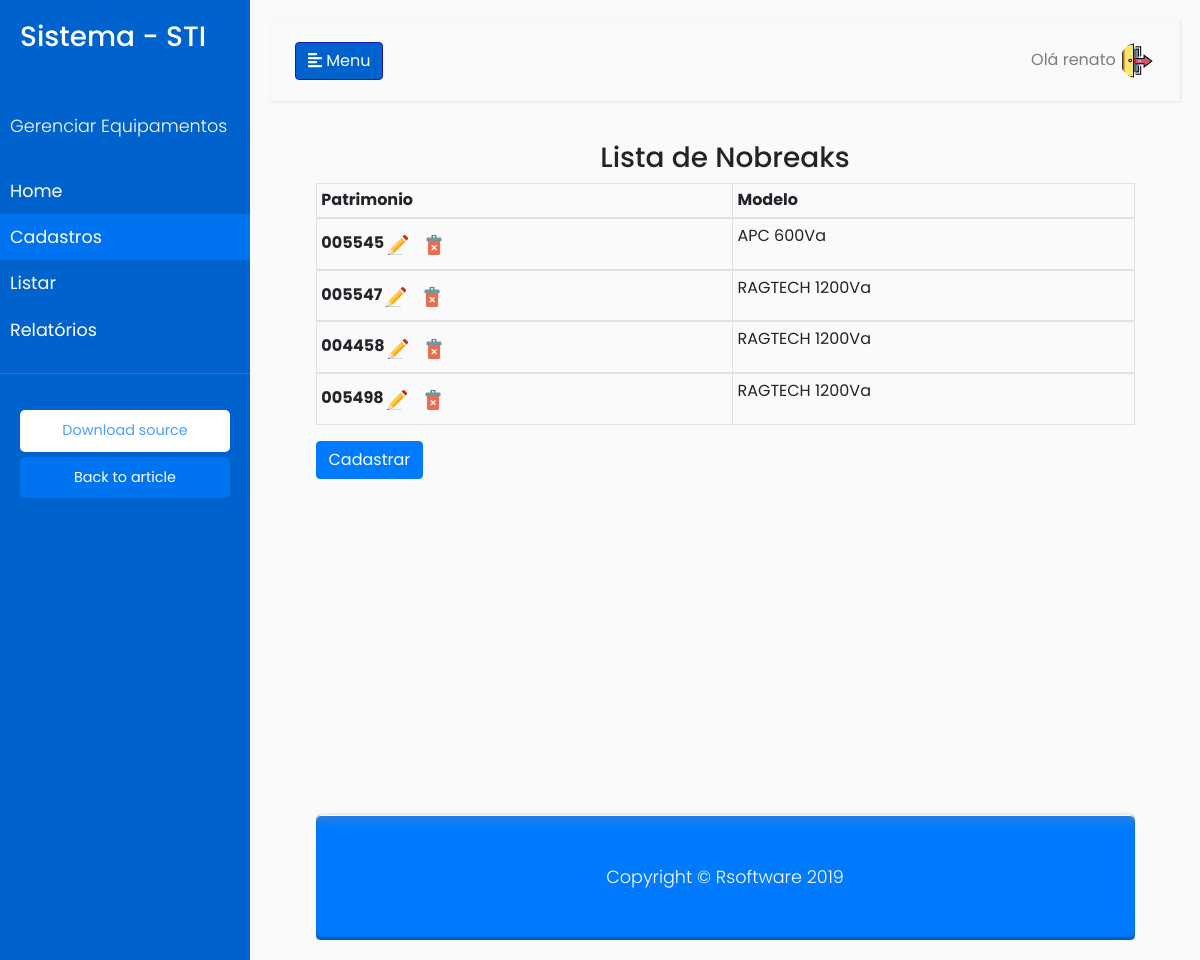
/nobreaks/list/ (signed in), run on the app's committed database.
### nobreaks/models.py (models this page shows, shortened)
class Nobreak(models.Model):
    patrimonio = models.CharField(max_length=30, unique=True)
    modelo_nobreak = models.CharField(max_length=3, choices=MODEL_CHOICES)

### nobreaks/views.py (the view)
# urls.py: path('list/', nobreaks_list, name="nobreaks_list"),
@login_required
def nobreaks_list(request):
    nobreak = Nobreak.objects.all()
    return render(request,'nobreaks.html', {'nobreaks': nobreak})

### nobreaks/templates/nobreaks.html (shortened to what this page needs)
{% extends 'base.html' %}
{% load static %}
{% block main %}
<h3 text align="center">Lista de Nobreaks</h3>
  <div class="container-nobreaks">
    <div class="table-responsive">
         <table id="tabela-nob"  class="table table-bordered table-sm">
            <thead>
                <tr>
                    <th scope="col">Patrimonio</th>
                    <th scope="col">Modelo</th>
                </tr>
            </thead>
    <tbody>
    {% for nobreak in nobreaks %}
    <tr>
    	<th scope="row">{{ nobreak.patrimonio }}
            <div class="btn-group" id="nob">
                <a class="navbar-brand" href="{% url 'nobreaks_update' nobreak.id %}">
                    <img src="{% static 'assets/img/edit.png' %}" width="20" height="20" alt="">
                </a>
                <a class="navbar-brand" href="{% url 'nobreaks_delete' nobreak.id %}">
                    <img src="{% static 'assets/img/delete.png' %}" width="20" height="20" alt="">
                 </a>
    </div>
        <td>{{ nobreak.get_modelo_nobreak_display }}</td>
    </tr>
</div>
    {% endfor %}
<div class="btn-group btn-group-toggle" id="botao-nob">
    <a href="{% url 'nobreaks_new' %}"><button type="button" class="btn btn-primary">
    Cadastrar</button></a>
</div>
    {% endblock %}

### templates/base.html (shortened to what this page needs)
{% load static %}
<!DOCTYPE html>
<html>
<head>
    <link rel="stylesheet" href="https://stackpath.bootstrapcdn.com/bootstrap/4.1.0/css/bootstrap.min.css"
>
    <link rel="stylesheet" href="{% static 'assets/css/style.css' %}">
</head>
<body>
    <div class="wrapper">
        <nav id="sidebar">
            <div class="sidebar-header">
                <h3>Sistema - STI</h3>
            </div>
            <ul class="list-unstyled components">
                <p>Gerenciar Equipamentos</p>
                <li>
                    <a href="{% url 'home' %}">Home</a>
                </li>
                <li class="active">
                    <a href="#homeSubmenu" data-toggle="collapse" aria-expanded="false">Cadastros</a>
                </li>
                <li>
                    <a href="#pageSubmenu" data-toggle="collapse" aria-expanded="false">Listar</a>
                </li>
                <li>
                    <a href="{% url 'relatorios' %}">Relatórios</a>
                </li>
            </ul>
            <ul class="list-unstyled CTAs">
                <li><a href="https://bootstrapious.com/tutorial/files/sidebar.zip" class="download">Download source</a>
                </li>
                <li><a href="https://bootstrapious.com/p/bootstrap-sidebar" class="article">Back to article</a></li>
            </ul>
        </nav>
        <div id="content">
            <nav class="navbar navbar-expand-lg navbar-light bg-light">
                <div class="container-fluid">
                    <button type="button" id="sidebarCollapse" class="btn btn-info">
                        <i class="fas fa-align-left"></i>
                        <span>Menu</span>
                    </button>
                    <div class="collapse navbar-collapse" id="navbarSupportedContent">
                        <ul class="nav navbar-nav ml-auto">
                            <li class="nav-item dropdown">
                                {% if user.is_authenticated %}
                                <a class="nav-link pr-0" id="navbarDropdownUser" href="#" role="button"
                                    data-toggle="dropdown" aria-haspopup="true" aria-expanded="false">
                                    Olá {{ user.username }}
                                    <img class="rounded-circle" src="{% static 'assets/img/renato.png' %}" alt=""
                                        width="35px" height="35px">
                                    {% else %}
                                    <a href="{% url 'login' %}" class="btn btn-light">Entrar</a>
                                    {% endif %}
                                </a>
                            </li>
                        </ul>
                    </div>
                </div>
            </nav>
            {% block main %}
            {% endblock %}
            <footer class="py-5 bg-primary">
                <div class="container">
                    <p class="m-0 text-center text-white">Copyright &copy; Rsoftware 2019</p>
                </div>
            </footer>
</body>
</html>

### static/assets/css/style.css (style rules this page uses)
body { font-family: 'Poppins', sans-serif; background: #fafafa; }
p { font-family: 'Poppins', sans-serif; font-size: 1.1em; font-weight: 300; line-height: 1.7em; color: #999; }
footer { margin-top: 336px; box-shadow: 0 0 1px rgba(0, 0, 0, 0.3), 0 3px 7px rgba(0, 0, 0, 0.3), inset 0 1px rgba(255,255,255,1), inset 0 -3px 2px rgba(0,0,0,0.25); border-radius: 5px; background: linear-gradient(#2981df, #007bff 10%); }
a, a:hover, a:focus { color: inherit; text-decoration: none; transition: all 0.3s; }
.navbar { padding: 15px 10px; background: #fff; border: none; border-radius: 0; margin-bottom: 40px; box-shadow: 1px 1px 3px rgba(0, 0, 0, 0.1); }
.wrapper { display: flex; width: 100%; align-items: stretch; }
#sidebar { min-width: 250px; max-width: 250px; background: #0062cc; color: #fff; transition: all 0.3s; }
#sidebar .sidebar-header { padding: 20px; background: #0062cc; }
#sidebar ul.components { padding: 20px 0; border-bottom: 1px solid #47748b; }
#sidebar ul p { color: #fff; padding: 10px; }
#sidebar ul li a { padding: 10px; font-size: 1.1em; display: block; }
#sidebar ul li.active>a, a[aria-expanded="true"] { color: #fff; background: #007bffb8; }
a[data-toggle="collapse"] { position: relative; }
ul.CTAs { padding: 20px; }
ul.CTAs a { text-align: center; font-size: 0.9em !important; display: block; border-radius: 5px; margin-bottom: 5px; }
a.download { background: #fff; color: #007bffb8; }
a.article, a.article:hover { background: #007bffb8 !important; color: #fff !important; }
#content { width: 100%; padding: 20px; min-height: 100vh; transition: all 0.3s; }
.btn-info { background-color: #0062cc; border-color: #2217b8; }
.container-nobreaks { margin-left: 5%; margin-right: 5%; }

### data on the page
Nobreak: patrimonio "005545", modelo_nobreak "APC 600Va"
Nobreak: patrimonio "005547", modelo_nobreak "RAGTECH 1200Va"
Nobreak: patrimonio "004458", modelo_nobreak "RAGTECH 1200Va"
Nobreak: patrimonio "005498", modelo_nobreak "RAGTECH 1200Va"

### other printed values
{{ user.username }} "renato"
